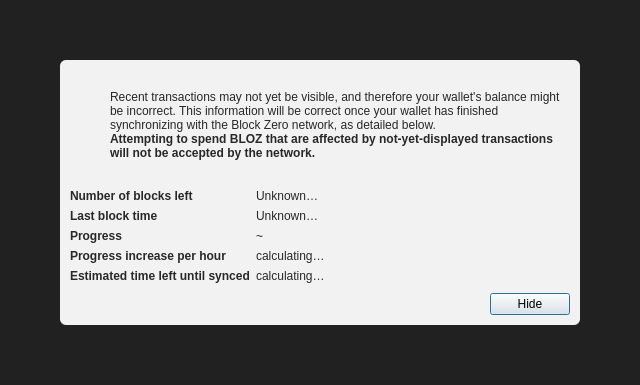
<?xml version="1.0" encoding="UTF-8"?>
<ui version="4.0">
 <class>ModalOverlay</class>
 <widget class="QWidget" name="ModalOverlay">
  <property name="geometry">
   <rect>
    <x>0</x>
    <y>0</y>
    <width>640</width>
    <height>385</height>
   </rect>
  </property>
  <property name="windowTitle">
   <string>Form</string>
  </property>
  <layout class="QVBoxLayout" name="verticalLayout" stretch="0">
   <property name="sizeConstraint">
    <enum>QLayout::SetDefaultConstraint</enum>
   </property>
   <property name="leftMargin">
    <number>0</number>
   </property>
   <property name="topMargin">
    <number>0</number>
   </property>
   <property name="rightMargin">
    <number>0</number>
   </property>
   <property name="bottomMargin">
    <number>0</number>
   </property>
   <item>
    <widget class="QWidget" name="bgWidget" native="true">
     <property name="styleSheet">
      <string notr="true">#bgWidget { background: rgba(0,0,0,220); }</string>
     </property>
     <layout class="QVBoxLayout" name="verticalLayoutMain" stretch="1">
      <property name="leftMargin">
       <number>60</number>
      </property>
      <property name="topMargin">
       <number>60</number>
      </property>
      <property name="rightMargin">
       <number>60</number>
      </property>
      <property name="bottomMargin">
       <number>60</number>
      </property>
      <item>
       <widget class="QWidget" name="contentWidget" native="true">
        <property name="styleSheet">
         <string notr="true">#contentWidget { background: rgba(255,255,255,240); border-radius: 6px; }

QLabel { color: rgb(40,40,40);  }</string>
        </property>
        <layout class="QVBoxLayout" name="verticalLayoutSub" stretch="1,0,0,0">
         <property name="spacing">
          <number>0</number>
         </property>
         <property name="leftMargin">
          <number>10</number>
         </property>
         <property name="topMargin">
          <number>10</number>
         </property>
         <property name="rightMargin">
          <number>10</number>
         </property>
         <property name="bottomMargin">
          <number>10</number>
         </property>
         <item>
          <layout class="QHBoxLayout" name="horizontalLayoutIconText" stretch="0,1">
           <property name="topMargin">
            <number>20</number>
           </property>
           <item>
            <layout class="QVBoxLayout" name="verticalLayoutIcon">
             <property name="leftMargin">
              <number>0</number>
             </property>
             <item>
              <widget class="QPushButton" name="warningIcon">
               <property name="enabled">
                <bool>false</bool>
               </property>
               <property name="text">
                <string/>
               </property>
               <property name="icon">
                <iconset>
                 <normaloff>:/icons/warning</normaloff>
                 <disabledoff>:/icons/warning</disabledoff>:/icons/warning</iconset>
               </property>
               <property name="iconSize">
                <size>
                 <width>48</width>
                 <height>48</height>
                </size>
               </property>
               <property name="flat">
                <bool>true</bool>
               </property>
              </widget>
             </item>
             <item>
              <spacer name="verticalSpacerWarningIcon">
               <property name="orientation">
                <enum>Qt::Vertical</enum>
               </property>
               <property name="sizeHint" stdset="0">
                <size>
                 <width>20</width>
                 <height>40</height>
                </size>
               </property>
              </spacer>
             </item>
            </layout>
           </item>
           <item>
            <layout class="QVBoxLayout" name="verticalLayoutInfoText">
             <property name="leftMargin">
              <number>0</number>
             </property>
             <property name="topMargin">
              <number>0</number>
             </property>
             <item>
              <widget class="QLabel" name="infoText">
               <property name="text">
                <string>Recent transactions may not yet be visible, and therefore your wallet's balance might be incorrect. This information will be correct once your wallet has finished synchronizing with the Block Zero network, as detailed below.</string>
               </property>
               <property name="textFormat">
                <enum>Qt::RichText</enum>
               </property>
               <property name="wordWrap">
                <bool>true</bool>
               </property>
              </widget>
             </item>
             <item>
              <widget class="QLabel" name="infoTextStrong">
               <property name="font">
                <font>
                 <weight>75</weight>
                 <bold>true</bold>
                </font>
               </property>
               <property name="text">
                <string>Attempting to spend BLOZ that are affected by not-yet-displayed transactions will not be accepted by the network.</string>
               </property>
               <property name="textFormat">
                <enum>Qt::RichText</enum>
               </property>
               <property name="wordWrap">
                <bool>true</bool>
               </property>
              </widget>
             </item>
             <item>
              <spacer name="verticalSpacerInTextSpace">
               <property name="orientation">
                <enum>Qt::Vertical</enum>
               </property>
               <property name="sizeHint" stdset="0">
                <size>
                 <width>20</width>
                 <height>40</height>
                </size>
               </property>
              </spacer>
             </item>
            </layout>
           </item>
          </layout>
         </item>
         <item>
          <spacer name="verticalSpacerAfterText">
           <property name="orientation">
            <enum>Qt::Vertical</enum>
           </property>
           <property name="sizeHint" stdset="0">
            <size>
             <width>20</width>
             <height>40</height>
            </size>
           </property>
          </spacer>
         </item>
         <item>
          <layout class="QFormLayout" name="formLayout">
           <property name="fieldGrowthPolicy">
            <enum>QFormLayout::FieldsStayAtSizeHint</enum>
           </property>
           <property name="horizontalSpacing">
            <number>6</number>
           </property>
           <property name="verticalSpacing">
            <number>6</number>
           </property>
           <property name="topMargin">
            <number>10</number>
           </property>
           <item row="0" column="0">
            <widget class="QLabel" name="labelNumberOfBlocksLeft">
             <property name="font">
              <font>
               <weight>75</weight>
               <bold>true</bold>
              </font>
             </property>
             <property name="text">
              <string>Number of blocks left</string>
             </property>
            </widget>
           </item>
           <item row="0" column="1">
            <widget class="QLabel" name="numberOfBlocksLeft">
             <property name="text">
              <string>Unknown…</string>
             </property>
            </widget>
           </item>
           <item row="1" column="0">
            <widget class="QLabel" name="labelLastBlockTime">
             <property name="font">
              <font>
               <weight>75</weight>
               <bold>true</bold>
              </font>
             </property>
             <property name="text">
              <string>Last block time</string>
             </property>
            </widget>
           </item>
           <item row="1" column="1">
            <widget class="QLabel" name="newestBlockDate">
             <property name="sizePolicy">
              <sizepolicy hsizetype="Maximum" vsizetype="Preferred">
               <horstretch>0</horstretch>
               <verstretch>0</verstretch>
              </sizepolicy>
             </property>
             <property name="text">
              <string>Unknown…</string>
             </property>
            </widget>
           </item>
           <item row="2" column="0">
            <widget class="QLabel" name="labelSyncDone">
             <property name="font">
              <font>
               <weight>75</weight>
               <bold>true</bold>
              </font>
             </property>
             <property name="text">
              <string>Progress</string>
             </property>
            </widget>
           </item>
           <item row="2" column="1">
            <layout class="QHBoxLayout" name="horizontalLayoutSync" stretch="0,1">
             <item>
              <widget class="QLabel" name="percentageProgress">
               <property name="text">
                <string notr="true">~</string>
               </property>
              </widget>
             </item>
            </layout>
           </item>
           <item row="4" column="0">
            <widget class="QLabel" name="labelProgressIncrease">
             <property name="font">
              <font>
               <weight>75</weight>
               <bold>true</bold>
              </font>
             </property>
             <property name="text">
              <string>Progress increase per hour</string>
             </property>
            </widget>
           </item>
           <item row="4" column="1">
            <widget class="QLabel" name="progressIncreasePerH">
             <property name="text">
              <string>calculating…</string>
             </property>
            </widget>
           </item>
           <item row="5" column="0">
            <widget class="QLabel" name="labelEstimatedTimeLeft">
             <property name="font">
              <font>
               <weight>75</weight>
               <bold>true</bold>
              </font>
             </property>
             <property name="text">
              <string>Estimated time left until synced</string>
             </property>
            </widget>
           </item>
           <item row="5" column="1">
            <widget class="QLabel" name="expectedTimeLeft">
             <property name="text">
              <string>calculating…</string>
             </property>
            </widget>
           </item>
          </layout>
         </item>
         <item>
          <layout class="QHBoxLayout" name="horizontalLayoutButtons">
           <property name="leftMargin">
            <number>10</number>
           </property>
           <property name="topMargin">
            <number>10</number>
           </property>
           <item>
            <spacer name="horizontalSpacer">
             <property name="orientation">
              <enum>Qt::Horizontal</enum>
             </property>
             <property name="sizeHint" stdset="0">
              <size>
               <width>40</width>
               <height>20</height>
              </size>
             </property>
            </spacer>
           </item>
           <item>
            <widget class="QPushButton" name="closeButton">
             <property name="text">
              <string>Hide</string>
             </property>
             <property name="shortcut">
              <string>Esc</string>
             </property>
             <property name="focusPolicy">
              <enum>Qt::StrongFocus</enum>
             </property>
             <property name="default">
              <bool>true</bool>
             </property>
            </widget>
           </item>
          </layout>
         </item>
        </layout>
       </widget>
      </item>
     </layout>
    </widget>
   </item>
  </layout>
 </widget>
 <resources/>
 <connections/>
</ui>
